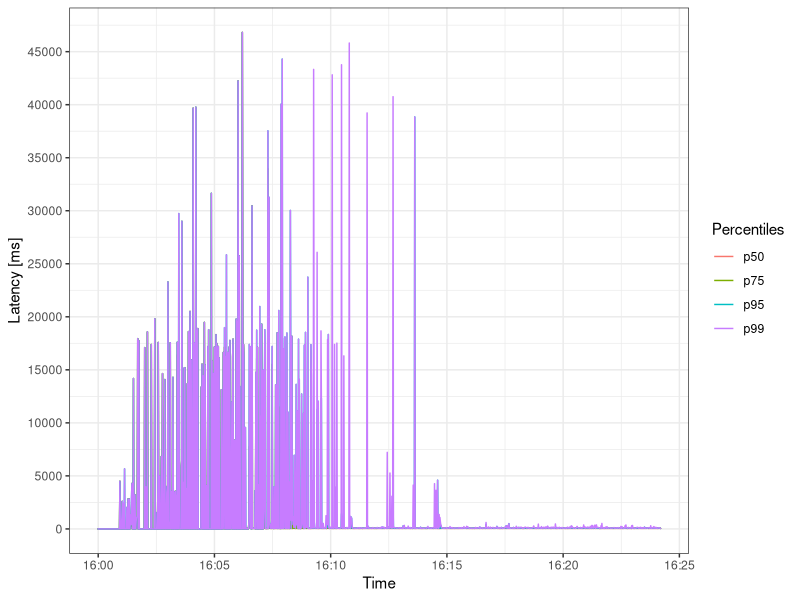

This chart was generated by the following R code:
library("ggplot2")
library("scales")

png(filename="percentiles.png", width=1280, height=1024)

dat = read.csv("percentiles.csv")
dat$time = as.POSIXct(dat$time, format = "%Y-%m-%dT%H:%M:%S")

ggplot(data=dat, aes(time)) +
theme_bw() +
scale_x_datetime(labels = date_format("%H:%M"), breaks = pretty_breaks(n=10)) +
scale_y_continuous(breaks=pretty_breaks(n=10)) +
labs(x = "Time", y = "Latency [ms]", color = "Percentiles") +
geom_line(aes(y = p50, color = "p50")) +
geom_line(aes(y = p75, color = "p75")) +
geom_line(aes(y = p95, color = "p95")) +
geom_line(aes(y = p99, color = "p99"))


